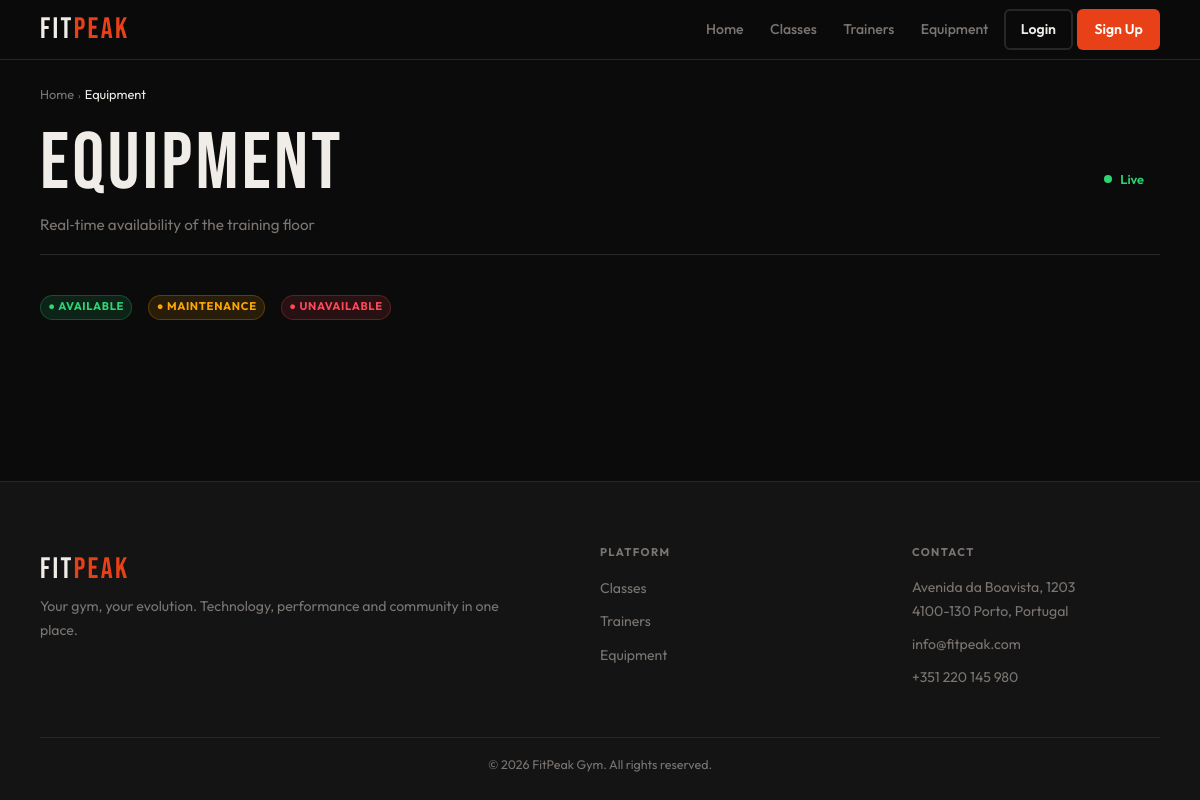
The app's page /pages/equipment.php, older data.
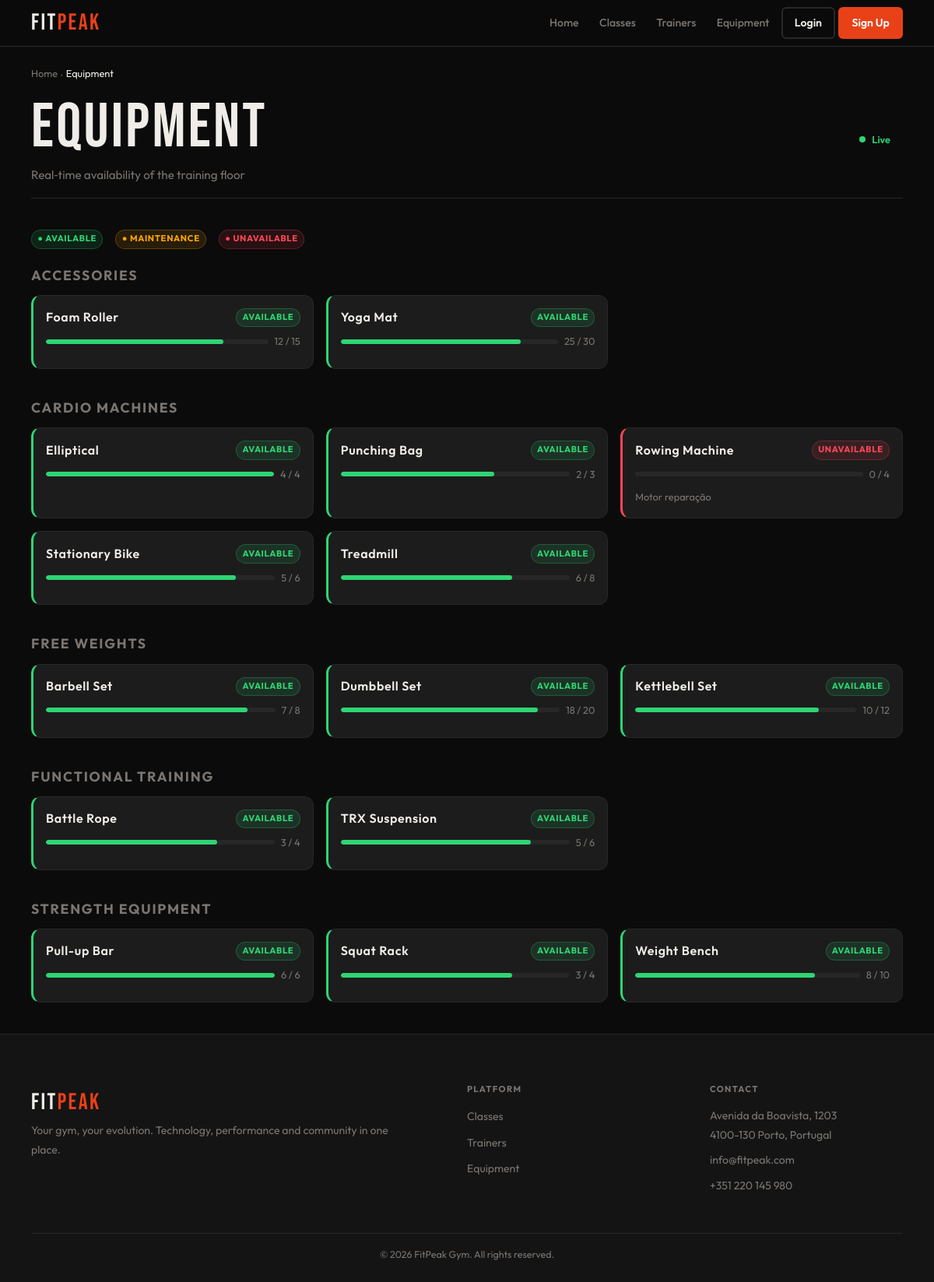
The same page, newer data.
### tables this page shows
CREATE TABLE equipment_categories (
    id INTEGER PRIMARY KEY AUTOINCREMENT,
    name TEXT UNIQUE NOT NULL,
    label TEXT NOT NULL,
    description TEXT,
    active INTEGER NOT NULL DEFAULT 1
);

CREATE TABLE equipment (
    id INTEGER PRIMARY KEY AUTOINCREMENT,
    name TEXT NOT NULL,
    category_id INTEGER NOT NULL,
    quantity INTEGER NOT NULL DEFAULT 1,
    available INTEGER NOT NULL DEFAULT 1,
    status TEXT NOT NULL DEFAULT 'available' CHECK(status IN ('available','maintenance','unavailable')),
    notes TEXT,
    updated_at DATETIME DEFAULT CURRENT_TIMESTAMP,
    FOREIGN KEY(category_id) REFERENCES equipment_categories(id)
);

### db/equipment.php (called while the page is built, shortened)
<?php
function getAllEquipmentCategories($pdo) {
    $stmt = $pdo->query("SELECT id, name, label FROM equipment_categories WHERE active = 1 ORDER BY label");
    return $stmt->fetchAll(PDO::FETCH_ASSOC);
}
function getAllEquipment($pdo) {
    $sql = "SELECT e.*, ec.label as category_label, ec.name as category_name
            FROM equipment e
            JOIN equipment_categories ec ON e.category_id = ec.id
            ORDER BY ec.label, e.name";
    $stmt = $pdo->query($sql);
    return $stmt->fetchAll(PDO::FETCH_ASSOC);
}

### template/equipment.php (the view, shortened to what this page needs)
<?php
function output_equipment_card($item) {
    $effectiveStatus = $item['status'];
    if ((int)$item['available'] === 0) {
        $effectiveStatus = 'unavailable';
    }
    $percentage = $item['quantity'] > 0
        ? round(((int)$item['available'] / (int)$item['quantity']) * 100)
        : 0;
    $barLevel = $percentage <= 25 ? 'low' : ($percentage <= 60 ? 'medium' : '');
    $statusLabel = [
        'available'   => 'Available',
        'maintenance' => 'Maintenance',
        'unavailable' => 'Unavailable'
    ][$effectiveStatus] ?? 'Unknown';
    $statusBadge = [
        'available'   => 'badge-success',
        'maintenance' => 'badge-warning',
        'unavailable' => 'badge-danger'
    ][$effectiveStatus] ?? 'badge-muted';
    ?>
    <article class="equip-card status-<?= htmlspecialchars($effectiveStatus) ?>" data-eq-id="<?= $item['id'] ?>">
        <div class="equip-card-header">
            <h4 class="equip-name"><?= htmlspecialchars($item['name']) ?></h4>
            <span class="badge <?= $statusBadge ?>"><?= $statusLabel ?></span>
        </div>
        <div class="equip-availability">
            <div class="avail-bar">
                <div class="avail-fill <?= $barLevel ?>" style="width: <?= $percentage ?>%"></div>
            </div>
            <span class="text-muted avail-text" data-avail>
                <?= $item['available'] ?> / <?= $item['quantity'] ?>
            </span>
        </div>
        <?php if (!empty($item['notes'])): ?>
            <p class="text-muted equip-notes"><?= htmlspecialchars($item['notes']) ?></p>
        <?php endif; ?>
    </article>
    <?php
}
function output_equipment_grid($equipment, $categories) {
    foreach ($categories as $cat) {
        $catId = $cat['id'];
        $catLabel = htmlspecialchars($cat['label']);
        $catItems = array_filter($equipment, function($item) use ($catId) {
            return $item['category_id'] == $catId;
        });
        ?>
        <h3 class="category-title"><?= $catLabel ?></h3>
        <div class="equip-grid" data-category-id="<?= $catId ?>">
            <?php foreach ($catItems as $item): ?>
                <?php output_equipment_card($item); ?>
            <?php endforeach; ?>
        </div>
        <?php
    }
}

Row changes from the older to the newer data that the page shows:
added equipment_categories: label "ACCESSORIES"
now on this page (row edited): equipment: name "Foam Roller", status "AVAILABLE", available "12", quantity "15", shown under "ACCESSORIES"
now on this page (row edited): equipment: name "Yoga Mat", status "AVAILABLE", available "25", quantity "30", shown under "ACCESSORIES"
added equipment_categories: label "CARDIO MACHINES"
now on this page (row edited): equipment: name "Elliptical", status "AVAILABLE", available "4", quantity "4", shown under "CARDIO MACHINES"
now on this page (row edited): equipment: name "Punching Bag", status "AVAILABLE", available "2", quantity "3", shown under "CARDIO MACHINES"
now on this page (row edited): equipment: name "Rowing Machine", available "UNAVAILABLE", available "0", quantity "4", notes "Motor reparação", shown under "CARDIO MACHINES"
now on this page (row edited): equipment: name "Stationary Bike", status "AVAILABLE", available "5", quantity "6", shown under "CARDIO MACHINES"
now on this page (row edited): equipment: name "Treadmill", status "AVAILABLE", available "6", quantity "8", shown under "CARDIO MACHINES"
added equipment_categories: label "FREE WEIGHTS"
now on this page (row edited): equipment: name "Barbell Set", status "AVAILABLE", available "7", quantity "8", shown under "FREE WEIGHTS"
now on this page (row edited): equipment: name "Dumbbell Set", status "AVAILABLE", available "18", quantity "20", shown under "FREE WEIGHTS"
now on this page (row edited): equipment: name "Kettlebell Set", status "AVAILABLE", available "10", quantity "12", shown under "FREE WEIGHTS"
added equipment_categories: label "FUNCTIONAL TRAINING"
now on this page (row edited): equipment: name "Battle Rope", status "AVAILABLE", available "3", quantity "4", shown under "FUNCTIONAL TRAINING"
now on this page (row edited): equipment: name "TRX Suspension", status "AVAILABLE", available "5", quantity "6", shown under "FUNCTIONAL TRAINING"
added equipment_categories: label "STRENGTH EQUIPMENT"
now on this page (row edited): equipment: name "Pull-up Bar", status "AVAILABLE", available "6", quantity "6", shown under "STRENGTH EQUIPMENT"
now on this page (row edited): equipment: name "Squat Rack", status "AVAILABLE", available "3", quantity "4", shown under "STRENGTH EQUIPMENT"
now on this page (row edited): equipment: name "Weight Bench", status "AVAILABLE", available "8", quantity "10", shown under "STRENGTH EQUIPMENT"
